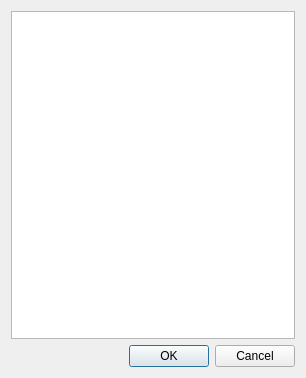
<?xml version="1.0" encoding="UTF-8"?>
<ui version="4.0">
 <class>Show_Table_Dlg</class>
 <widget class="QDialog" name="Show_Table_Dlg">
  <property name="geometry">
   <rect>
    <x>0</x>
    <y>0</y>
    <width>306</width>
    <height>378</height>
   </rect>
  </property>
  <property name="windowTitle">
   <string>Dialog</string>
  </property>
  <layout class="QGridLayout" name="gridLayout">
   <item row="0" column="0">
    <widget class="QTableWidget" name="tableWidget_showAcc"/>
   </item>
   <item row="1" column="0">
    <widget class="QDialogButtonBox" name="buttonBox">
     <property name="orientation">
      <enum>Qt::Horizontal</enum>
     </property>
     <property name="standardButtons">
      <set>QDialogButtonBox::Cancel|QDialogButtonBox::Ok</set>
     </property>
    </widget>
   </item>
  </layout>
 </widget>
 <resources/>
 <connections>
  <connection>
   <sender>buttonBox</sender>
   <signal>accepted()</signal>
   <receiver>Show_Table_Dlg</receiver>
   <slot>accept()</slot>
   <hints>
    <hint type="sourcelabel">
     <x>248</x>
     <y>254</y>
    </hint>
    <hint type="destinationlabel">
     <x>157</x>
     <y>274</y>
    </hint>
   </hints>
  </connection>
  <connection>
   <sender>buttonBox</sender>
   <signal>rejected()</signal>
   <receiver>Show_Table_Dlg</receiver>
   <slot>reject()</slot>
   <hints>
    <hint type="sourcelabel">
     <x>316</x>
     <y>260</y>
    </hint>
    <hint type="destinationlabel">
     <x>286</x>
     <y>274</y>
    </hint>
   </hints>
  </connection>
 </connections>
</ui>
